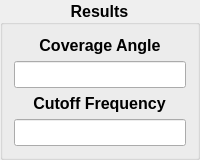
     <widget class="QGroupBox" name="groupBox_2">
      <property name="sizePolicy">
       <sizepolicy hsizetype="Preferred" vsizetype="Maximum">
        <horstretch>0</horstretch>
        <verstretch>0</verstretch>
       </sizepolicy>
      </property>
      <property name="font">
       <font>
        <pointsize>12</pointsize>
        <weight>75</weight>
        <bold>true</bold>
       </font>
      </property>
      <property name="title">
       <string>Results</string>
      </property>
      <property name="alignment">
       <set>Qt::AlignCenter</set>
      </property>
      <layout class="QGridLayout" name="gridLayout_3">
       <item row="1" column="0" alignment="Qt::AlignHCenter|Qt::AlignVCenter">
        <widget class="QLabel" name="label_9">
         <property name="text">
          <string>&lt;html&gt;&lt;head/&gt;&lt;body&gt;&lt;p align=&quot;center&quot;&gt;&lt;span style=&quot; font-weight:600;&quot;&gt;Coverage Angle&lt;/span&gt;&lt;/p&gt;&lt;/body&gt;&lt;/html&gt;</string>
         </property>
        </widget>
       </item>
       <item row="2" column="0" alignment="Qt::AlignVCenter">
        <widget class="QLineEdit" name="lineEdit_coverage_angle">
         <property name="focusPolicy">
          <enum>Qt::NoFocus</enum>
         </property>
         <property name="toolTip">
          <string>Coverage angle for half of waveguide</string>
         </property>
        </widget>
       </item>
       <item row="4" column="0" alignment="Qt::AlignVCenter">
        <widget class="QLineEdit" name="lineEdit_cutoff_freq">
         <property name="focusPolicy">
          <enum>Qt::NoFocus</enum>
         </property>
         <property name="toolTip">
          <string>Calculated Cutoff Frequency</string>
         </property>
        </widget>
       </item>
       <item row="3" column="0" alignment="Qt::AlignHCenter">
        <widget class="QLabel" name="label_10">
         <property name="text">
          <string>&lt;html&gt;&lt;head/&gt;&lt;body&gt;&lt;p align=&quot;center&quot;&gt;&lt;span style=&quot; font-weight:600;&quot;&gt;Cutoff Frequency&lt;/span&gt;&lt;/p&gt;&lt;/body&gt;&lt;/html&gt;</string>
         </property>
        </widget>
       </item>
      </layout>
     </widget>
